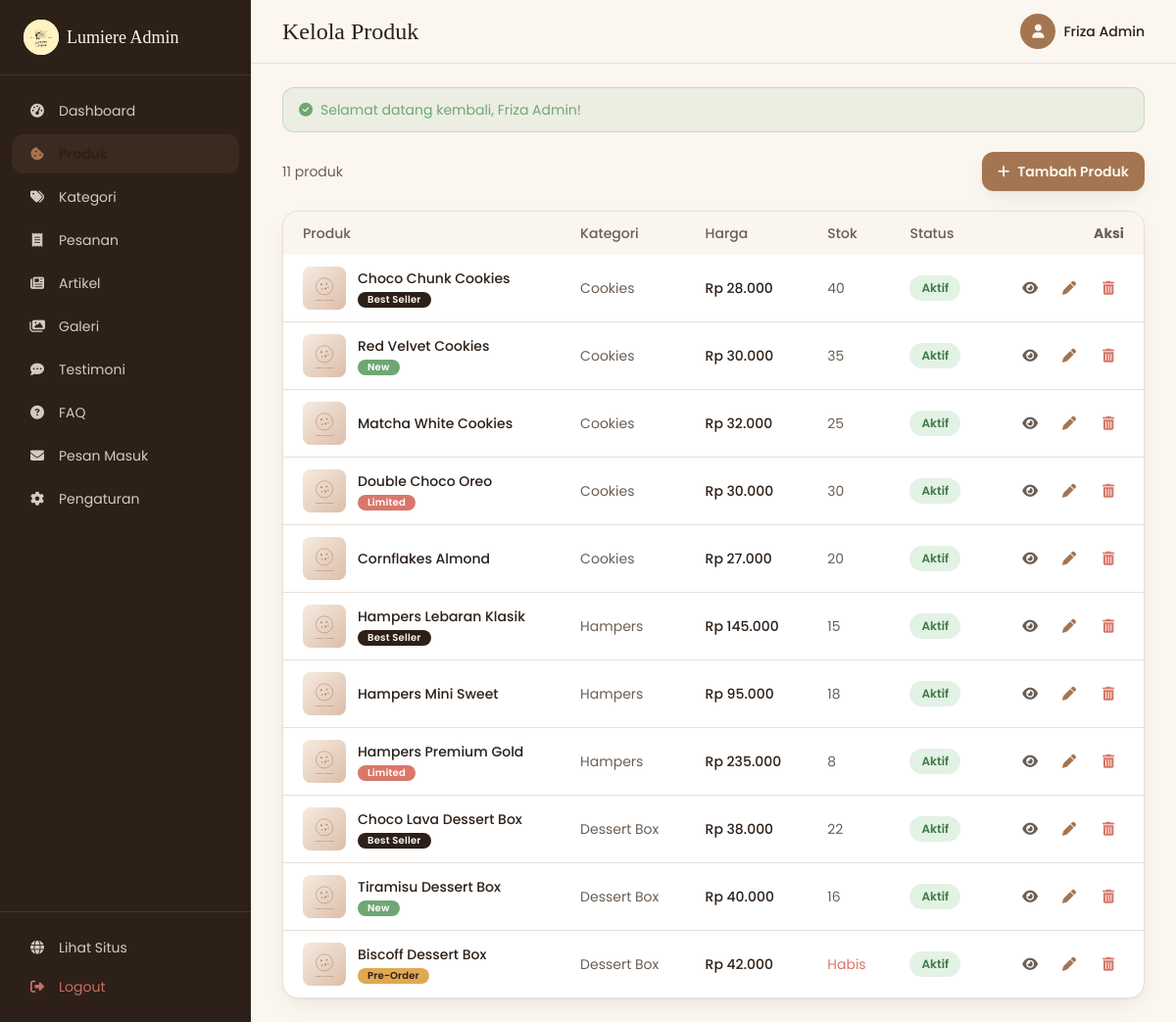
/index.php?page=admin/products (signed in), run on the app's committed database.
### tables this page shows
CREATE TABLE products (
  id             INT AUTO_INCREMENT PRIMARY KEY,
  category_id    INT NOT NULL,
  name           VARCHAR(150) NOT NULL,
  slug           VARCHAR(180) NOT NULL UNIQUE,
  description    TEXT,
  price          INT NOT NULL DEFAULT 0,       
  stock          INT NOT NULL DEFAULT 0,
  image          VARCHAR(255) DEFAULT NULL,
  badge          ENUM('none','best_seller','new','limited','pre_order') NOT NULL DEFAULT 'none',
  is_best_seller TINYINT(1) NOT NULL DEFAULT 0,
  is_active      TINYINT(1) NOT NULL DEFAULT 1,
  created_at     TIMESTAMP NOT NULL DEFAULT CURRENT_TIMESTAMP,
  CONSTRAINT fk_products_category
    FOREIGN KEY (category_id) REFERENCES categories(id)
    ON UPDATE CASCADE ON DELETE RESTRICT
);

CREATE TABLE categories (
  id          INT AUTO_INCREMENT PRIMARY KEY,
  name        VARCHAR(80) NOT NULL,
  slug        VARCHAR(100) NOT NULL UNIQUE,
  description VARCHAR(255) DEFAULT NULL,
  created_at  TIMESTAMP NOT NULL DEFAULT CURRENT_TIMESTAMP
);

### src/pages/admin/products.php (the view, shortened to what the rows shown need)
<?php
$pageTitle = 'Kelola Produk';
$pdo    = db();
$action = $_GET['action'] ?? 'list';
$id     = (int) ($_GET['id'] ?? 0);
$categories = $pdo->query("SELECT * FROM categories ORDER BY name")->fetchAll();
require SRC_PATH . '/includes/admin_header.php';
if ($action === 'new' || $action === 'edit'):
    if (!isset($form)) {
        if ($action === 'edit') {
            $stmt = $pdo->prepare("SELECT * FROM products WHERE id = ?");
            $stmt->execute([$id]);
            $p = $stmt->fetch();
            if (!$p) { echo '<p class="text-body">Produk tidak ditemukan.</p>'; require SRC_PATH . '/includes/admin_footer.php'; return; }
            $form = ['id'=>$p['id'],'name'=>$p['name'],'categoryId'=>$p['category_id'],'price'=>$p['price'],'stock'=>$p['stock'],'description'=>$p['description'],'badge'=>$p['badge'],'isActive'=>$p['is_active'],'isBest'=>$p['is_best_seller'],'image'=>$p['image']];
        } else {
            $form = ['id'=>0,'name'=>'','categoryId'=>0,'price'=>0,'stock'=>0,'description'=>'','badge'=>'none','isActive'=>1,'isBest'=>0,'image'=>null];
        }
    }
    $badges = ['none'=>'Tanpa Badge','best_seller'=>'Best Seller','new'=>'New','limited'=>'Limited','pre_order'=>'Pre-Order'];
?>
  <a href="<?= url('admin/products') ?>" class="inline-flex items-center text-sm text-accent hover:text-hover transition mb-5"><i class="fa-solid fa-arrow-left mr-2"></i>Kembali ke daftar</a>
  <?php if (!empty($formError)): ?>
    <div class="mb-5 rounded-xl border border-danger/30 bg-danger/10 text-danger px-4 py-3 text-sm">
      <ul class="list-disc list-inside space-y-0.5"><?php foreach ($formError as $err): ?><li><?= e($err) ?></li><?php endforeach; ?></ul>
    </div>
  <?php endif; ?>
  <form method="post" action="<?= url('admin/products') ?>" enctype="multipart/form-data" class="grid lg:grid-cols-3 gap-6">
    <?= csrf_field() ?>
    <input type="hidden" name="id" value="<?= (int) $form['id'] ?>">
    <div class="lg:col-span-2 space-y-5">
      <div class="bg-card border border-line rounded-2xl p-6 shadow-soft space-y-4">
        <div>
          <label class="block text-sm font-medium text-heading mb-1.5">Nama Produk <span class="text-danger">*</span></label>
          <input name="name" value="<?= e($form['name']) ?>" required class="field w-full rounded-xl border border-line bg-cream/50 px-4 py-2.5 focus:border-primary focus:ring-2 focus:ring-primary/20 outline-none transition">
        </div>
        <div>
          <label class="block text-sm font-medium text-heading mb-1.5">Deskripsi</label>
          <textarea name="description" rows="5" class="field w-full rounded-xl border border-line bg-cream/50 px-4 py-2.5 focus:border-primary focus:ring-2 focus:ring-primary/20 outline-none transition"><?= e($form['description']) ?></textarea>
        </div>
        <div class="grid sm:grid-cols-2 gap-4">
          <div>
            <label class="block text-sm font-medium text-heading mb-1.5">Harga (Rp) <span class="text-danger">*</span></label>
            <input name="price" type="number" min="0" value="<?= (int) $form['price'] ?>" required class="field w-full rounded-xl border border-line bg-cream/50 px-4 py-2.5 focus:border-primary focus:ring-2 focus:ring-primary/20 outline-none transition">
          </div>
          <div>
            <label class="block text-sm font-medium text-heading mb-1.5">Stok</label>
            <input name="stock" type="number" min="0" value="<?= (int) $form['stock'] ?>" class="field w-full rounded-xl border border-line bg-cream/50 px-4 py-2.5 focus:border-primary focus:ring-2 focus:ring-primary/20 outline-none transition">
          </div>
        </div>
      </div>
    </div>
    <div class="space-y-5">
      <div class="bg-card border border-line rounded-2xl p-6 shadow-soft space-y-4">
        <div>
          <label class="block text-sm font-medium text-heading mb-1.5">Kategori <span class="text-danger">*</span></label>
          <select name="category_id" required class="field w-full rounded-xl border border-line bg-cream/50 px-4 py-2.5 focus:border-primary focus:ring-2 focus:ring-primary/20 outline-none transition">
            <option value="">— Pilih —</option>
            <?php foreach ($categories as $c): ?>
              <option value="<?= (int) $c['id'] ?>" <?= (int) $form['categoryId'] === (int) $c['id'] ? 'selected' : '' ?>><?= e($c['name']) ?></option>
            <?php endforeach; ?>
          </select>
        </div>
        <div>
          <label class="block text-sm font-medium text-heading mb-1.5">Badge</label>
          <select name="badge" class="field w-full rounded-xl border border-line bg-cream/50 px-4 py-2.5 focus:border-primary focus:ring-2 focus:ring-primary/20 outline-none transition">
            <?php foreach ($badges as $val => $label): ?>
              <option value="<?= $val ?>" <?= $form['badge'] === $val ? 'selected' : '' ?>><?= $label ?></option>
            <?php endforeach; ?>
          </select>
        </div>
        <label class="flex items-center gap-2 text-sm text-heading cursor-pointer">
          <input type="checkbox" name="is_active" value="1" <?= $form['isActive'] ? 'checked' : '' ?> class="rounded border-line text-primary focus:ring-primary"> Produk aktif (tampil di situs)
        </label>
      </div>
      <div class="bg-card border border-line rounded-2xl p-6 shadow-soft">
        <label class="block text-sm font-medium text-heading mb-3">Gambar Produk</label>
        <div class="aspect-square rounded-xl overflow-hidden bg-muted border border-line mb-3">
          <img id="imgPreview" src="<?= e(product_image($form['image'])) ?>" class="w-full h-full object-cover">
        </div>
        <input name="image" type="file" accept="image/jpeg,image/png,image/webp" id="imgInput" class="block w-full text-sm text-body file:mr-3 file:py-2 file:px-4 file:rounded-lg file:border-0 file:bg-primary file:text-cream file:cursor-pointer hover:file:bg-hover">
        <p class="text-xs text-body/60 mt-2">JPG / PNG / WEBP, maks 3 MB.</p>
      </div>
      <button type="submit" class="btn-primary w-full bg-primary hover:bg-hover text-cream font-semibold py-3 rounded-xl transition shadow-soft">
        <i class="fa-solid fa-floppy-disk mr-2"></i><?= $action === 'edit' ? 'Simpan Perubahan' : 'Tambah Produk' ?>
      </button>
    </div>
  </form>
  <script>
  document.getElementById('imgInput')?.addEventListener('change', (e) => {
    const f = e.target.files[0]; if (!f) return;
    document.getElementById('imgPreview').src = URL.createObjectURL(f);
  });
  </script>
<?php else:
$products = $pdo->query(
    "SELECT p.*, c.name AS category_name FROM products p
     LEFT JOIN categories c ON c.id = p.category_id ORDER BY p.created_at DESC"
)->fetchAll();
?>
  <div class="bg-card border border-line rounded-2xl shadow-soft overflow-hidden">
    <div class="overflow-x-auto">
      <table class="w-full text-sm">
        <thead class="bg-muted/50 text-body text-left">
          <tr>
            <th class="px-5 py-3 font-medium">Produk</th>
            <th class="px-5 py-3 font-medium">Kategori</th>
            <th class="px-5 py-3 font-medium">Harga</th>
            <th class="px-5 py-3 font-medium">Stok</th>
            <th class="px-5 py-3 font-medium">Status</th>
            <th class="px-5 py-3 text-right">Aksi</th>
          </tr>
        </thead>
        <tbody class="divide-y divide-line">
          <?php if (!$products): ?>
            <tr><td colspan="6" class="px-5 py-10 text-center text-body">Belum ada produk. <a href="<?= url('admin/products', ['action'=>'new']) ?>" class="text-primary">Tambah sekarang</a>.</td></tr>
          <?php else: foreach ($products as $p):
            $badge = badge_meta($p['badge']); ?>
          <tr class="hover:bg-muted/30 transition">
            <td class="px-5 py-3">
              <div class="flex items-center gap-3">
                <img src="<?= e(product_image($p['image'])) ?>" class="w-11 h-11 rounded-lg object-cover bg-muted">
                <div>
                  <p class="font-medium text-heading line-clamp-1"><?= e($p['name']) ?></p>
                  <?php if ($badge): ?><span class="badge <?= $badge[1] ?> text-[10px]"><?= e($badge[0]) ?></span><?php endif; ?>
                </div>
              </div>
            </td>
            <td class="px-5 py-3 text-body"><?= e($p['category_name'] ?? '-') ?></td>
            <td class="px-5 py-3 font-medium text-heading"><?= rupiah($p['price']) ?></td>
            <td class="px-5 py-3"><?= (int) $p['stock'] > 0 ? (int) $p['stock'] : '<span class="text-danger">Habis</span>' ?></td>
            <td class="px-5 py-3">
              <?php if ($p['is_active']): ?><span class="status-pill status-done">Aktif</span><?php else: ?><span class="status-pill status-cancelled">Nonaktif</span><?php endif; ?>
            </td>
            <td class="px-5 py-3">
              <div class="flex items-center justify-end gap-2">
                <a href="<?= url('product', ['id' => (int) $p['id']]) ?>" target="_blank" class="w-8 h-8 grid place-items-center rounded-lg hover:bg-muted text-body transition" title="Lihat"><i class="fa-solid fa-eye"></i></a>
                <a href="<?= url('admin/products', ['action' => 'edit', 'id' => (int) $p['id']]) ?>" class="w-8 h-8 grid place-items-center rounded-lg hover:bg-primary/10 text-primary transition" title="Edit"><i class="fa-solid fa-pen"></i></a>
                <form method="post" action="<?= url('admin/products') ?>" class="js-delete inline" data-name="<?= e($p['name']) ?>">
                  <button type="submit" class="w-8 h-8 grid place-items-center rounded-lg hover:bg-danger/10 text-danger transition" title="Hapus"><i class="fa-solid fa-trash-can"></i></button>
                </form>
              </div>
            </td>
          </tr>
          <?php endforeach; endif; ?>
        </tbody>
      </table>
    </div>
  </div>
<?php endif; ?>
<?php require SRC_PATH . '/includes/admin_footer.php'; ?>

### src/includes/admin_header.php (shortened to what the rows shown need)
<?php
$admin     = current_admin();
$pageTitle = $pageTitle ?? 'Admin';
?>
<!DOCTYPE html>
<html lang="id" class="scroll-smooth">
<head>
<script src="https://cdn.tailwindcss.com"></script>
<link rel="stylesheet" href="https://cdnjs.cloudflare.com/ajax/libs/font-awesome/6.5.2/css/all.min.css">
<link rel="stylesheet" href="<?= asset('css/style.css') ?>">
</head>
<body class="bg-cream text-body font-sans antialiased">
<div class="min-h-screen flex">
  <div class="flex-1 min-w-0 flex flex-col">
    <header class="sticky top-0 z-20 bg-cream/85 backdrop-blur border-b border-line">
      <div class="px-4 sm:px-6 lg:px-8 h-16 flex items-center justify-between gap-3">
        <div class="flex items-center gap-3">
          <h1 class="font-display text-xl sm:text-2xl text-heading"><?= e($pageTitle) ?></h1>
        </div>
        <div class="flex items-center gap-3">
          <span class="hidden sm:flex items-center gap-2 text-sm">
            <span class="w-9 h-9 grid place-items-center rounded-full bg-primary text-cream"><i class="fa-solid fa-user"></i></span>
            <span class="text-heading font-medium"><?= e($admin['name'] ?? 'Admin') ?></span>
          </span>
        </div>
      </div>
    </header>
    <main class="flex-1 px-4 sm:px-6 lg:px-8 py-6">

### data on the page
products: name "Choco Chunk Cookies", badge "Best Seller", category.name "Cookies", price "Rp 28.000", stock "40", is_active "Aktif"
products: name "Red Velvet Cookies", badge "New", category.name "Cookies", price "Rp 30.000", stock "35", is_active "Aktif"
products: name "Matcha White Cookies", category.name "Cookies", price "Rp 32.000", stock "25", is_active "Aktif"
products: name "Double Choco Oreo", badge "Limited", category.name "Cookies", price "Rp 30.000", stock "30", is_active "Aktif"
products: name "Cornflakes Almond", category.name "Cookies", price "Rp 27.000", stock "20", is_active "Aktif"
products: name "Hampers Lebaran Klasik", badge "Best Seller", category.name "Hampers", price "Rp 145.000", stock "15", is_active "Aktif"
products: name "Hampers Mini Sweet", category.name "Hampers", price "Rp 95.000", stock "18", is_active "Aktif"
products: name "Hampers Premium Gold", badge "Limited", category.name "Hampers", price "Rp 235.000", stock "8", is_active "Aktif"
products: name "Choco Lava Dessert Box", badge "Best Seller", category.name "Dessert Box", price "Rp 38.000", stock "22", is_active "Aktif"
products: name "Tiramisu Dessert Box", badge "New", category.name "Dessert Box", price "Rp 40.000", stock "16", is_active "Aktif"
products: name "Biscoff Dessert Box", badge "Pre-Order", category.name "Dessert Box", price "Rp 42.000", stock "Habis", is_active "Aktif"

### other printed values
$label "Dashboard"
$label "Kategori"
$label "Pesanan"
$label "Artikel"
$label "Galeri"
$label "Testimoni"
$label "FAQ"
$label "Pesan Masuk"
$label "Pengaturan"
$pageTitle "Kelola Produk"
$admin['name'] "Friza Admin"
$flashSuccess "Selamat datang kembali, Friza Admin!"
count($products) "11"
